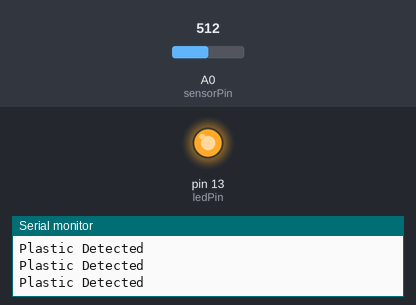
The sketch below on a simulated Arduino Uno, built with avr-gcc and run on an emulated ATmega328P. Shown: output pins drawn as LEDs (lit = HIGH), the last lines printed to the serial monitor. Inputs (shaded band) come from the test bench; at power-on: A0 (sensorPin) = 512.

Above: at 11.2 s.
11.3 s: A0 (sensorPin) set to 552
12.8 s: A0 (sensorPin) set to 577
At 13.7 s:
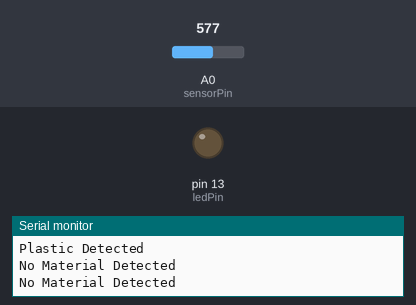
15.0 s: A0 (sensorPin) set to 511
At 15.3 s:
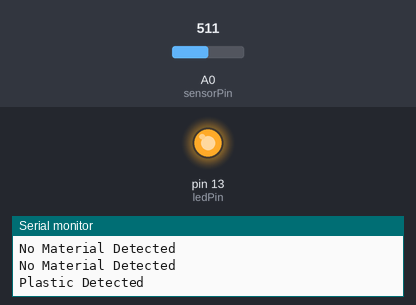
16.5 s: A0 (sensorPin) set to 479
18.0 s: A0 (sensorPin) set to 448
At 18.8 s:
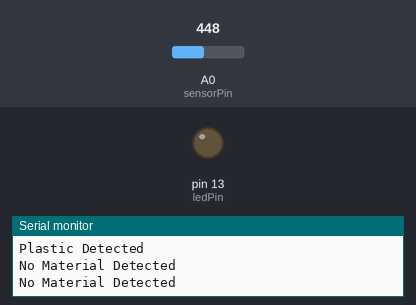
Timing chart, 0 to 20.5 s (numbered marks = the images above; inputs shaded):
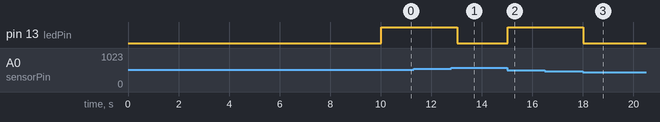

The sketch:

capacitivesensor.ino
```cpp
const int sensorPin = A0; // Analog pin connected to the sensor output
const int ledPin = 13;   // Pin connected to an LED for indicating material presence

int plasticBaseline;      // Baseline capacitance value for plastic
int paperBaseline;        // Baseline capacitance value for paper
int threshold = 50;       // Adjust this threshold based on your testing

void setup() {
  Serial.begin(9600);
  pinMode(ledPin, OUTPUT);

  // Calibrate the sensor for plastic and paper
  calibrateBaselines();
}

void loop() {
  // Measure the current capacitance value
  int sensorValue = analogRead(sensorPin);

  // Determine material based on threshold and respective baseline
  if (abs(sensorValue - plasticBaseline) < threshold) {
    // Plastic detected
    digitalWrite(ledPin, HIGH);
    Serial.println("Plastic Detected");
  } else if (abs(sensorValue - paperBaseline) < threshold) {
    // Paper detected
    digitalWrite(ledPin, HIGH);
    Serial.println("Paper Detected");
  } else {
    // No material detected
    digitalWrite(ledPin, LOW);
    Serial.println("No Material Detected");
  }

  delay(500); // Adjust delay based on your application's requirements
}

void calibrateBaselines() {
  Serial.println("Calibrating for Plastic... Please place plastic on the sensor.");
  delay(5000);
  plasticBaseline = analogRead(sensorPin);
  Serial.print("Plastic Baseline: ");
  Serial.println(plasticBaseline);

  Serial.println("Calibrating for Paper... Please place paper on the sensor.");
  delay(5000);
  paperBaseline = analogRead(sensorPin);
  Serial.print("Paper Baseline: ");
  Serial.println(paperBaseline);

  Serial.println("Calibration Complete.");
}
```

Measured:
- the behaviour switches between 561 and 562 on A0 (sensorPin) (found by bisection; images 0 and 1)
- the behaviour switches between 463 and 462 on A0 (sensorPin) (found by bisection; images 2 and 3)
- after the input at 12.8 s, pin 13 (ledPin): HIGH → LOW after 0.22 s
- after the input at 15.0 s, pin 13 (ledPin): LOW → HIGH at once
- after the input at 18.0 s, pin 13 (ledPin): HIGH → LOW at once
